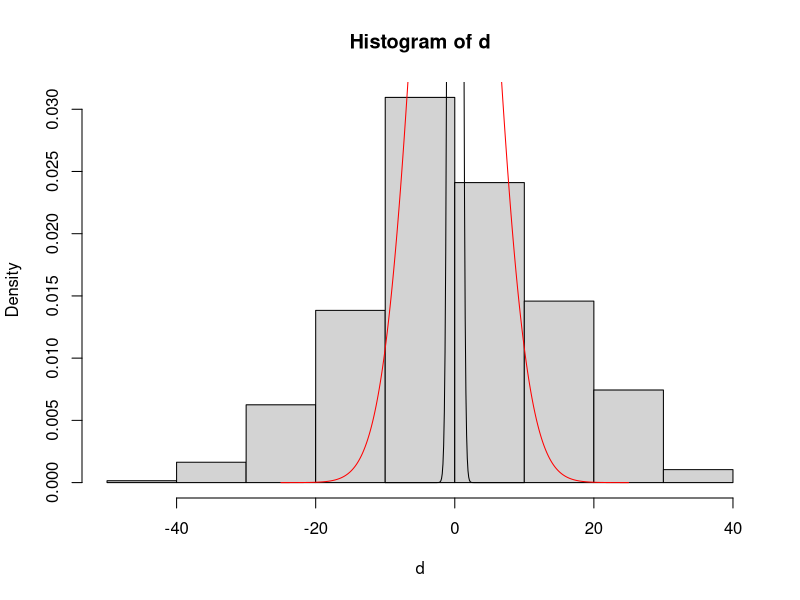
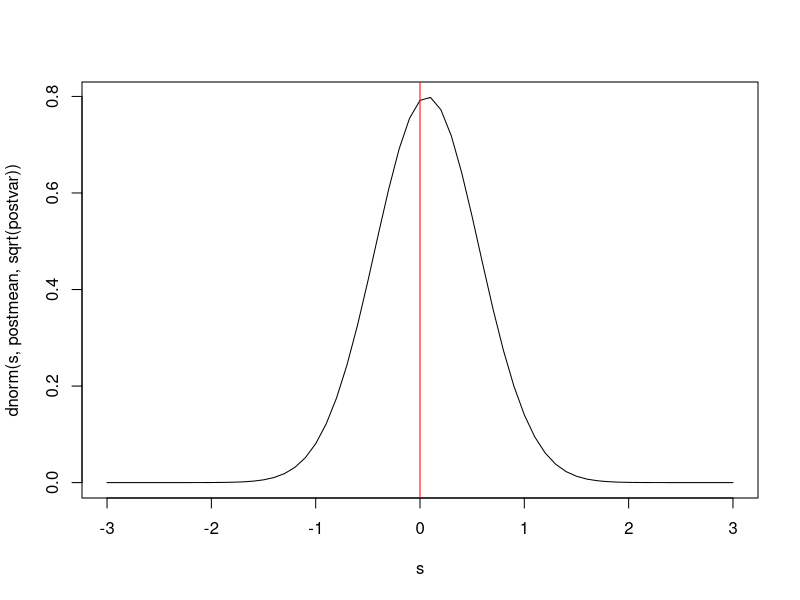

R code for these plots, in order:
# Point spread example.  Data are in file called
# footballscores in LearnBayes.
# We assume that the difference between observed game outcome and
# point spread is N(0, sigma^2).  We consider two different priors
# for sigma^2.

library(LearnBayes)
data(footballscores)
dim(footballscores)

outcome = footballscores$favorite - footballscores$underdog
d = outcome - footballscores$spread
n = length(d)

#Prior ~ N(0, sd = 5)
dprec = 1/169*n
pprec = 1/25

postmean = (dprec*mean(d) + pprec*0)/(dprec + pprec)
postvar = 1/(dprec + pprec)

hist(d, freq=F)
lines(seq(-25, 25, .1), dnorm(seq(-25,25,.1), mean = 0, sd = 5), col = "red")
lines(seq(-10, 10, .1), dnorm(seq(-10,10,.1), mean = postmean, sd = sqrt(postvar)), col = "black")

pnorm(0, mean = postmean, sd = sqrt(postvar))
s = seq(-3,3,.1)
plot(s, dnorm(s, postmean, sqrt(postvar)), type = "l")
abline(v = 0, col = "red")
